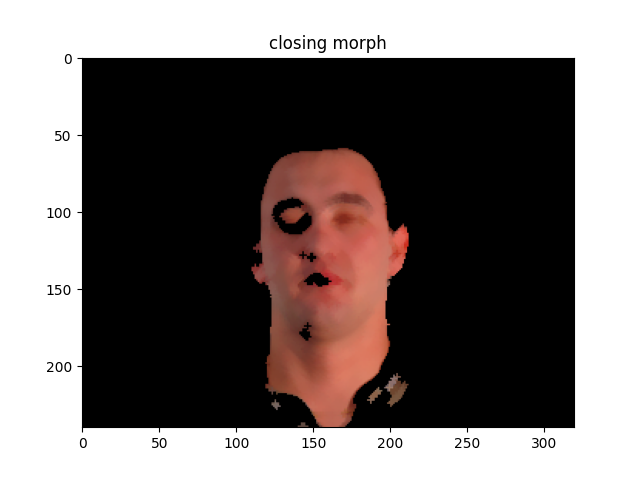
#> input picture Assignment_3/Assignment_4/Cross_Close.png, 640 x 480 px, given in place of face_good.bmp, which was not available
$ python Demo8_skin_GammaNotHelpful-2.py
#> lines starting #> are read from the running program, lines starting #| are printed output that depends on the picture; after the words box and inside, x2 and y2 are one past the last pixel; in counts of white or black regions, pixels touching at a corner belong together; pictures that were not available may be replaced by others from this repository, and a replacement may not be noted
#!/usr/bin/env python3
# -*- coding: utf-8 -*-
"""
Created on Sun Oct  4 09:24:52 2020

"""

import cv2 as cv
import numpy as np
import matplotlib.pyplot as plt

def luv_space_gamma( src, gamma ):
    luv = cv.cvtColor(src, cv.COLOR_BGR2LUV)
    #// extract luminance channel
    l = luv[:,:,0]
    #// normalize
    l = l / 255.0
    #// apply power transform
    l = np.power(l, gamma)
    #// scale back
    l = l * 255
    luv[:,:,0] = l.astype(np.uint8)
    rgb = cv.cvtColor(luv, cv.COLOR_LUV2BGR)
    return rgb

def skin_rgb_threshold( src ):
    # extract color channels and save as SIGNED ints
    # need the extra width to do subraction
    b = src[:,:,0].astype(np.int16)
    g = src[:,:,1].astype(np.int16)
    r = src[:,:,2].astype(np.int16)

    skin_mask =                                    \
          (r > 96) & (g > 40) & (b > 10)           \
        & ((src.max() - src.min()) > 15)           \
        & (np.abs(r-g) > 15) & (r > g) & (r > b)

    return src * skin_mask.reshape(skin_mask.shape[0], skin_mask.shape[1], 1)

def find_local_min( hist ):

    kern = np.array(
            [2,0,0,0,
             2,0,0,0,
             2,0,0,0,
             2,0,0,0,
             1,0,0,0,
             1,0,0,0,
             1,0,0,0,
             1,0,0,0,
             -3,-3,-3,-3
             -3,-3,-3,-3
             ,0,0,0,1
             ,0,0,0,1
             ,0,0,0,1
             ,0,0,0,1
             ,0,0,0,2
             ,0,0,0,2
             ,0,0,0,2
             ,0,0,0,2])
    #// theres a lot of 0's in there what will throw off
    #// the convolution
    hist[0] = 0
    deriv = np.convolve(hist, kern, mode='same')
    threshold = deriv.argmax()
    return threshold, deriv


###########################################################################
#                          MAIN CODE STARTS HERE                          #
###########################################################################
#//load up the images and do gamma correction in LUV then show the results

src1 = cv.imread("face_good.bmp", cv.IMREAD_COLOR)
#> src1 is the input picture: shape (480, 640, 3); mean B, G, R 109.6, 111.1, 118.9
plt.figure()
plt.title('good face')
plt.imshow(cv.cvtColor(src1,cv.COLOR_BGR2RGB) )
# detect the skin after gamma
#rgb = cv.cvtColor(luv, cv.COLOR_LUV2BGR)
skin = skin_rgb_threshold(src1)
#> in skin_rgb_threshold, `skin_mask =                                    \ (r > 96) & (g > 40) &..`:
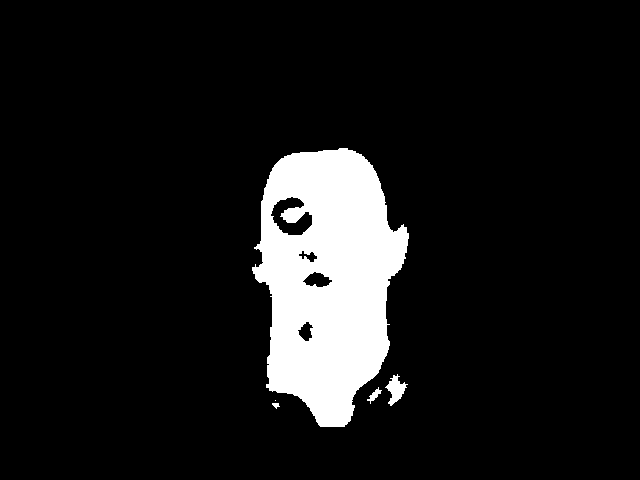
#> skin_mask: shape (480, 640) bool; 9.6% white; 5 white regions (1 under 20 px), largest, box (x1, y1, x2, y2) and area: (252, 148, 409, 427) 29089, (385, 374, 408, 406) 338, (367, 387, 382, 404) 88, (272, 403, 280, 409) 29
plt.figure()
plt.title('skin1 detected')
plt.imshow(cv.cvtColor(skin,cv.COLOR_BGR2RGB))

src = cv.imread("face_dark.bmp", cv.IMREAD_COLOR)
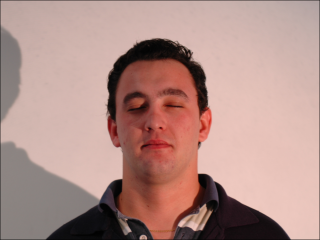
#> input picture Assignment_3/Assignment_4/face_dark.bmp, 320 x 240 px, found by its file name
#> src is the input picture: shape (240, 320, 3); mean B, G, R 136.4, 143.2, 177.3
plt.figure()
plt.title('BGR imread from opencv')
plt.imshow(src )
#gamma = luv_space_gamma(src, 0.6)
luv = cv.cvtColor(src, cv.COLOR_BGR2Luv)
#> luv: shape (240, 320, 3); mean of channels 0, 1, 2 156.9, 112.6, 145.5
#// extract luminance channel
l = luv[:,:,0]
#// normalize
l = l / 256.0
##// apply power transform#
l = l**0.6 #np.power(l, 0.6)   #gamma =0.6
##// scale back
l = l * 256
luv[:,:,0] =l  #.astype(np.uint8)
#> luv: shape (240, 320, 3); mean of channels 0, 1, 2 184.6, 112.6, 145.5
gamma = cv.cvtColor(luv, cv.COLOR_LUV2BGR)
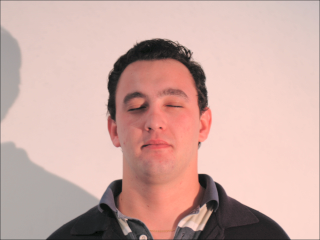
#> gamma: shape (240, 320, 3); mean B, G, R 164.8, 171.6, 205.6
##cv.imwrite("face_gamma.jpg", gamma)
#
plt.figure()
plt.title('rgb')
plt.imshow(cv.cvtColor(src,cv.COLOR_BGR2RGB))

plt.figure()
plt.title('rgb face_gama 0.6')
plt.imshow(cv.cvtColor(gamma,cv.COLOR_BGR2RGB))

# detect the skin after gamma
rgb = cv.cvtColor(luv, cv.COLOR_LUV2BGR)
skin = skin_rgb_threshold(rgb)
#> in skin_rgb_threshold (call 2), `g = src[:,:,1].astype(np.int16)`:
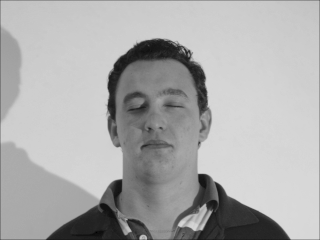
#> g: shape (240, 320) int16; min 0, max 218, mean 171.6
#> in skin_rgb_threshold (call 2), `r = src[:,:,2].astype(np.int16)`:
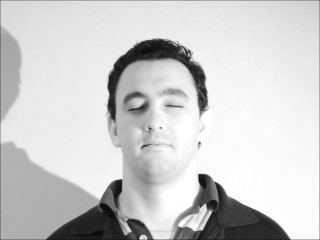
#> r: shape (240, 320) int16; min 0, max 255, mean 205.6
#> in skin_rgb_threshold (call 2), `skin_mask =                                    \ (r > 96) & (g > 40) &..`:
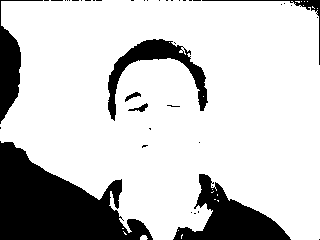
#> skin_mask: shape (240, 320) bool; 79.3% white; 42 black regions (35 under 20 px), largest, box (x1, y1, x2, y2) and area: (0, 141, 153, 240) 8435, (173, 174, 291, 240) 3307, (108, 39, 208, 121) 2036
#> in skin_rgb_threshold (call 2), `return src * skin_mask.reshape(skin_mask.shape[0], skin_mask.shape[1],..`:
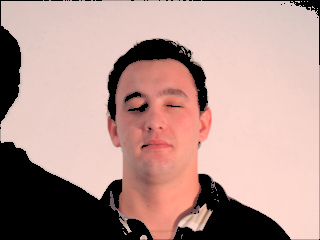
#> returned value: shape (240, 320, 3); mean of channels 0, 1, 2 143.1, 149.7, 182.4; drawn as B, G, R
plt.figure()
plt.title('skin detected')
plt.imshow(cv.cvtColor(skin,cv.COLOR_BGR2RGB))
